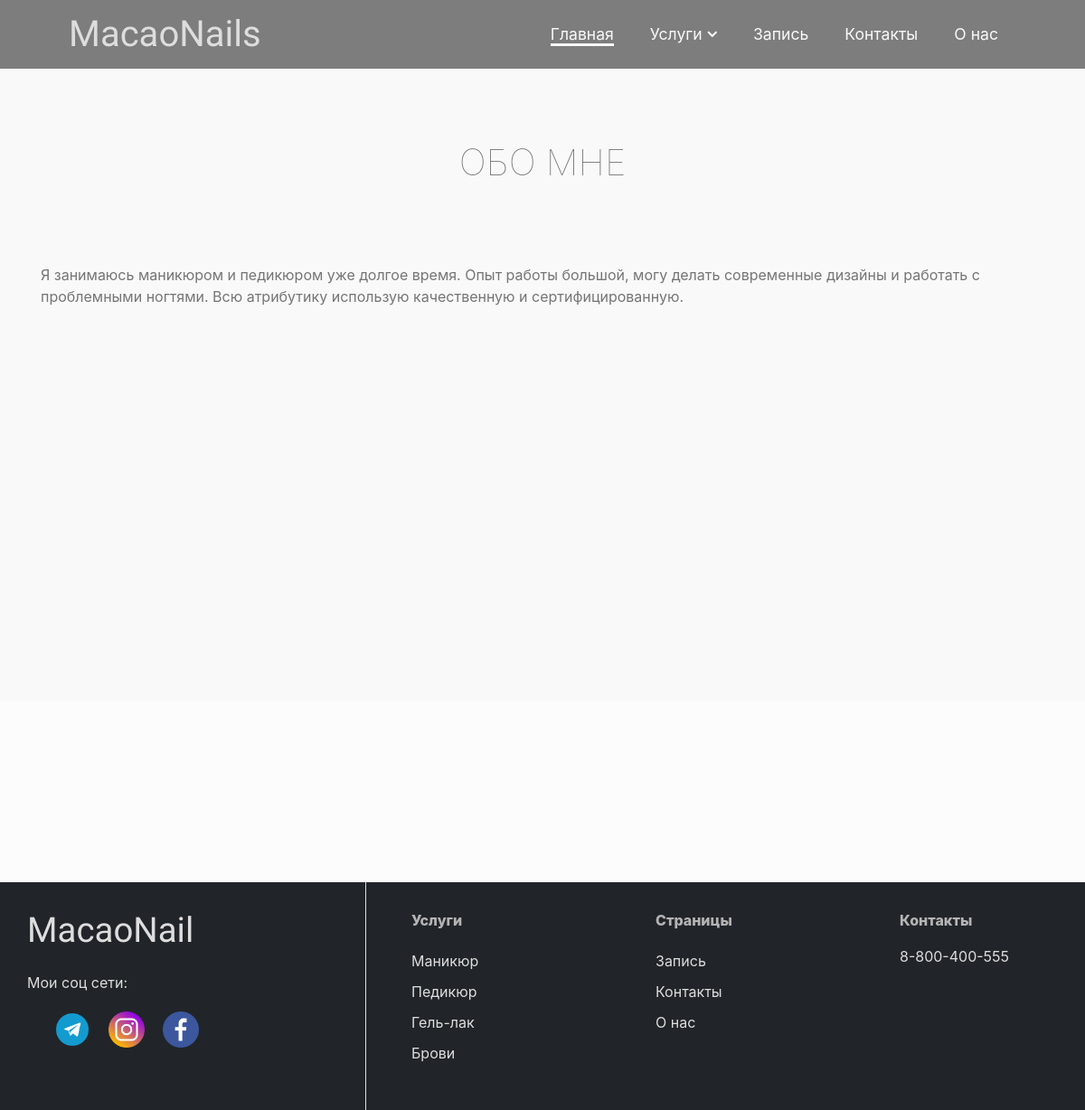
The page /page/about on the database its author committed.
### nail/models.py (models this page shows, shortened)
class Pages(models.Model):
    name = models.CharField('Название', max_length=50)
    description = models.CharField('Описание', max_length=200, blank=True)
    content = models.TextField('Контент', max_length=5000)
    url = models.SlugField(max_length=100, unique=True, null=True)
    class Meta:
        verbose_name = 'Страница'
        verbose_name_plural = 'Страницы'

class Header(models.Model):
    title = models.CharField('Название', max_length=20, blank=True)
    description = models.CharField('Описание', max_length=20)
    content = models.TextField('Содержание', max_length=250)
    insta = models.CharField('Инстаграм', max_length=100, blank=True)
    facebook = models.CharField('Фейсбук', max_length=100, blank=True)
    telegram = models.CharField('Телеграм', max_length=100, blank=True)
    class Meta:
        verbose_name = 'Главная страница(шапка)'
        verbose_name_plural = 'Главная страница(шапка)'

class Services(models.Model):
    name = models.CharField('Название', max_length=20)
    content = models.TextField('Описание', max_length=5000)
    picture = models.ImageField('Фотография', upload_to='services/')
    url = models.SlugField(max_length=100, unique=True, null=True)
    class Meta:
        verbose_name = 'Услуга'
        verbose_name_plural = 'Услуги'

### nail/views.py (the view)
# urls.py: path('page/about', views.about),
def about(request):
    about = Pages.objects.filter(id=4)
    context = {'about': about}
    return render(request, 'site/about.html', context)

### nail/templatetags/nail_tags.py (called while the page is built)
@register.inclusion_tag('tags/services.html')
def get_services():
    services = Services.objects.all()
    return {'services':services}

@register.inclusion_tag('tags/pages.html')
def get_pages():
    pages = Pages.objects.order_by('id')
    return {'pages': pages}

@register.inclusion_tag('tags/footer_services.html')
def get_footer_serv():
    services = Services.objects.all()
    return {'services': services}

@register.inclusion_tag('tags/footer_social.html')
def get_footer_social():
    social = Header.objects.all()
    return {'social': social}

### nail/templates/site/about.html
{% extends 'base.html' %}
{% block header %}
{% include 'include/header.html' %}
{% endblock header %}
{% block content %}
{% for about in about %}
<section>
    <div class="servises_wrap">
        <div class="container">
            <div class="col-md-12">
                <h1 style="text-transform:uppercase;text-align:center;padding:80px;color:#757575;font-weight:100;">{{about.description}}</h1>
            </div>
            <span style="color:#757575;">{{about.content | safe}}</span>
        </div>
    </div>
</section>
{% endfor %}
{% endblock content %}

### nail/templates/tags/pages.html
{% for page in pages %}
<li>
    <a href="../page/{{page.url}}">{{page.name}}</a>
</li>
{% endfor %}

### nail/templates/tags/footer_social.html
              {% for social in social %}
                <ul class="footer_soc">
                    {% if social.telegram %}
                    <li><a class="instagram" href="{{social.telegram}}"><img src="../images/soc_ico/telegram.png"></a></li>
                    {% endif %}
                    {% if social.insta %}
                    <li><a class="telegram" href="{{social.insta}}"><img src="../images/soc_ico/insta.png"></a></li>
                    {% endif %}
                    {% if social.facebook %}
                    <li><a class="facebook" href="{{social.facebook}}"><img src="../images/soc_ico/facebook.png"></a></li>
                    {% endif %}
                </ul>
              {% endfor %}

### nail/templates/tags/footer_services.html
<ul style="list-style:none; padding-left:0;">
    {% for services in services %}
    <li style="padding:5px 0;">
        <a href="{{services.url}}" style="color:#ddd;">{{services.name}}</a>
    </li>
    {% endfor %}
</ul>

### static/css/style.css (style rules this page uses)
section { height: 700px; background: rgba(0, 0, 0, 0.01); }
.nav li { padding: 0 20px; }
.nav li a { font-size: 1.1rem; color: #f9f9f9; }
.footer_soc { display: flex; list-style: none; padding: 20px; }
.footer_soc img { height: 40px; padding: 0 10px; }
.footer-pages a, .footer-pages a:hover { color: #ddd; }
.footer-pages li { padding: 5px 0; }

### rows shown on the page
Pages: name "Запись"
Pages: name "Контакты"
Pages: name "О нас", description "ОБО МНЕ", content "Я занимаюсь маникюром и педикюром уже долгое время. Опыт работы большой, могу делать современные дизайны и работать с проблемными ногтями. Всю атрибутику использую качественную и сертифицированную."
Services: name "Маникюр"
Services: name "Педикюр"
Services: name "Гель-лак"
Services: name "Брови"
